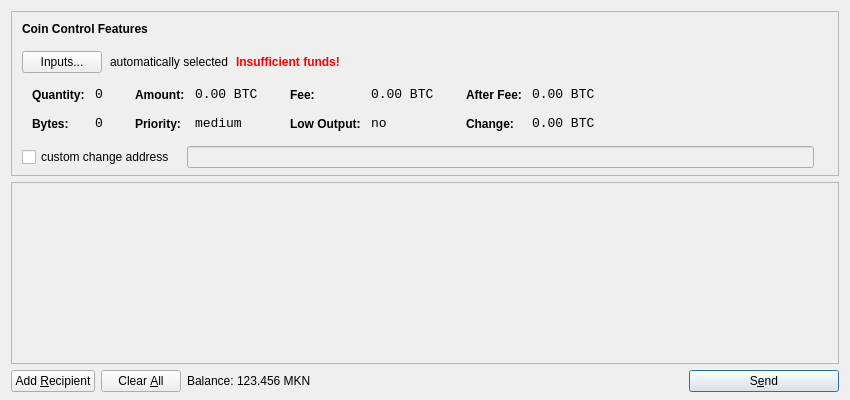
<?xml version="1.0" encoding="UTF-8"?>
<ui version="4.0">
 <class>SendCoinsDialog</class>
 <widget class="QDialog" name="SendCoinsDialog">
  <property name="geometry">
   <rect>
    <x>0</x>
    <y>0</y>
    <width>850</width>
    <height>400</height>
   </rect>
  </property>
  <property name="windowTitle">
   <string>Send Coins</string>
  </property>
  <layout class="QVBoxLayout" name="verticalLayout" stretch="0,1,0">
   <property name="bottomMargin">
    <number>8</number>
   </property>
   <item>
    <widget class="QFrame" name="frameCoinControl">
     <property name="sizePolicy">
      <sizepolicy hsizetype="Expanding" vsizetype="Expanding">
       <horstretch>0</horstretch>
       <verstretch>0</verstretch>
      </sizepolicy>
     </property>
     <property name="maximumSize">
      <size>
       <width>16777215</width>
       <height>16777215</height>
      </size>
     </property>
     <property name="frameShape">
      <enum>QFrame::StyledPanel</enum>
     </property>
     <property name="frameShadow">
      <enum>QFrame::Sunken</enum>
     </property>
     <layout class="QVBoxLayout" name="verticalLayoutCoinControl2">
      <property name="spacing">
       <number>-1</number>
      </property>
      <property name="leftMargin">
       <number>0</number>
      </property>
      <property name="topMargin">
       <number>0</number>
      </property>
      <property name="rightMargin">
       <number>0</number>
      </property>
      <property name="bottomMargin">
       <number>6</number>
      </property>
      <item>
       <layout class="QVBoxLayout" name="verticalLayoutCoinControl" stretch="0,0,0,0,1">
        <property name="spacing">
         <number>0</number>
        </property>
        <property name="leftMargin">
         <number>10</number>
        </property>
        <property name="topMargin">
         <number>10</number>
        </property>
        <item>
         <layout class="QHBoxLayout" name="horizontalLayoutCoinControl1">
          <property name="bottomMargin">
           <number>15</number>
          </property>
          <item>
           <widget class="QLabel" name="labelCoinControlFeatures">
            <property name="sizePolicy">
             <sizepolicy hsizetype="Preferred" vsizetype="Maximum">
              <horstretch>0</horstretch>
              <verstretch>0</verstretch>
             </sizepolicy>
            </property>
            <property name="font">
             <font>
              <weight>75</weight>
              <bold>true</bold>
             </font>
            </property>
            <property name="styleSheet">
             <string notr="true">font-weight:bold;</string>
            </property>
            <property name="text">
             <string>Coin Control Features</string>
            </property>
           </widget>
          </item>
         </layout>
        </item>
        <item>
         <layout class="QHBoxLayout" name="horizontalLayoutCoinControl2" stretch="0,0,0,0">
          <property name="spacing">
           <number>8</number>
          </property>
          <property name="bottomMargin">
           <number>10</number>
          </property>
          <item>
           <widget class="QPushButton" name="pushButtonCoinControl">
            <property name="styleSheet">
             <string notr="true"/>
            </property>
            <property name="text">
             <string>Inputs...</string>
            </property>
           </widget>
          </item>
          <item>
           <widget class="QLabel" name="labelCoinControlAutomaticallySelected">
            <property name="text">
             <string>automatically selected</string>
            </property>
            <property name="margin">
             <number>5</number>
            </property>
           </widget>
          </item>
          <item>
           <widget class="QLabel" name="labelCoinControlInsuffFunds">
            <property name="font">
             <font>
              <weight>75</weight>
              <bold>true</bold>
             </font>
            </property>
            <property name="styleSheet">
             <string notr="true">color:red;font-weight:bold;</string>
            </property>
            <property name="text">
             <string>Insufficient funds!</string>
            </property>
            <property name="margin">
             <number>5</number>
            </property>
           </widget>
          </item>
          <item>
           <spacer name="horizontalSpacerCoinControl">
            <property name="orientation">
             <enum>Qt::Horizontal</enum>
            </property>
            <property name="sizeHint" stdset="0">
             <size>
              <width>40</width>
              <height>1</height>
             </size>
            </property>
           </spacer>
          </item>
         </layout>
        </item>
        <item>
         <widget class="QWidget" name="widgetCoinControl" native="true">
          <property name="sizePolicy">
           <sizepolicy hsizetype="Preferred" vsizetype="Preferred">
            <horstretch>0</horstretch>
            <verstretch>0</verstretch>
           </sizepolicy>
          </property>
          <property name="minimumSize">
           <size>
            <width>0</width>
            <height>0</height>
           </size>
          </property>
          <property name="styleSheet">
           <string notr="true"/>
          </property>
          <layout class="QHBoxLayout" name="horizontalLayoutCoinControl5">
           <property name="margin">
            <number>0</number>
           </property>
           <item>
            <layout class="QHBoxLayout" name="horizontalLayoutCoinControl3" stretch="0,0,0,1">
             <property name="spacing">
              <number>20</number>
             </property>
             <property name="topMargin">
              <number>0</number>
             </property>
             <property name="bottomMargin">
              <number>10</number>
             </property>
             <item>
              <layout class="QFormLayout" name="formLayoutCoinControl1">
               <property name="horizontalSpacing">
                <number>10</number>
               </property>
               <property name="verticalSpacing">
                <number>14</number>
               </property>
               <property name="leftMargin">
                <number>10</number>
               </property>
               <property name="topMargin">
                <number>4</number>
               </property>
               <property name="rightMargin">
                <number>6</number>
               </property>
               <item row="0" column="0">
                <widget class="QLabel" name="labelCoinControlQuantityText">
                 <property name="styleSheet">
                  <string notr="true">font-weight:bold;</string>
                 </property>
                 <property name="text">
                  <string>Quantity:</string>
                 </property>
                 <property name="margin">
                  <number>0</number>
                 </property>
                </widget>
               </item>
               <item row="0" column="1">
                <widget class="QLabel" name="labelCoinControlQuantity">
                 <property name="font">
                  <font>
                   <family>Monospace</family>
                   <pointsize>10</pointsize>
                  </font>
                 </property>
                 <property name="cursor">
                  <cursorShape>IBeamCursor</cursorShape>
                 </property>
                 <property name="contextMenuPolicy">
                  <enum>Qt::ActionsContextMenu</enum>
                 </property>
                 <property name="text">
                  <string notr="true">0</string>
                 </property>
                 <property name="margin">
                  <number>0</number>
                 </property>
                 <property name="textInteractionFlags">
                  <set>Qt::LinksAccessibleByMouse|Qt::TextSelectableByKeyboard|Qt::TextSelectableByMouse</set>
                 </property>
                </widget>
               </item>
               <item row="1" column="0">
                <widget class="QLabel" name="labelCoinControlBytesText">
                 <property name="styleSheet">
                  <string notr="true">font-weight:bold;</string>
                 </property>
                 <property name="text">
                  <string>Bytes:</string>
                 </property>
                </widget>
               </item>
               <item row="1" column="1">
                <widget class="QLabel" name="labelCoinControlBytes">
                 <property name="font">
                  <font>
                   <family>Monospace</family>
                   <pointsize>10</pointsize>
                  </font>
                 </property>
                 <property name="cursor">
                  <cursorShape>IBeamCursor</cursorShape>
                 </property>
                 <property name="contextMenuPolicy">
                  <enum>Qt::ActionsContextMenu</enum>
                 </property>
                 <property name="text">
                  <string notr="true">0</string>
                 </property>
                 <property name="textInteractionFlags">
                  <set>Qt::LinksAccessibleByMouse|Qt::TextSelectableByKeyboard|Qt::TextSelectableByMouse</set>
                 </property>
                </widget>
               </item>
              </layout>
             </item>
             <item>
              <layout class="QFormLayout" name="formLayoutCoinControl2">
               <property name="horizontalSpacing">
                <number>10</number>
               </property>
               <property name="verticalSpacing">
                <number>14</number>
               </property>
               <property name="leftMargin">
                <number>6</number>
               </property>
               <property name="topMargin">
                <number>4</number>
               </property>
               <property name="rightMargin">
                <number>6</number>
               </property>
               <item row="0" column="0">
                <widget class="QLabel" name="labelCoinControlAmountText">
                 <property name="styleSheet">
                  <string notr="true">font-weight:bold;</string>
                 </property>
                 <property name="text">
                  <string>Amount:</string>
                 </property>
                 <property name="margin">
                  <number>0</number>
                 </property>
                </widget>
               </item>
               <item row="0" column="1">
                <widget class="QLabel" name="labelCoinControlAmount">
                 <property name="font">
                  <font>
                   <family>Monospace</family>
                   <pointsize>10</pointsize>
                  </font>
                 </property>
                 <property name="cursor">
                  <cursorShape>IBeamCursor</cursorShape>
                 </property>
                 <property name="contextMenuPolicy">
                  <enum>Qt::ActionsContextMenu</enum>
                 </property>
                 <property name="text">
                  <string notr="true">0.00 BTC</string>
                 </property>
                 <property name="textInteractionFlags">
                  <set>Qt::LinksAccessibleByMouse|Qt::TextSelectableByKeyboard|Qt::TextSelectableByMouse</set>
                 </property>
                </widget>
               </item>
               <item row="1" column="0">
                <widget class="QLabel" name="labelCoinControlPriorityText">
                 <property name="styleSheet">
                  <string notr="true">font-weight:bold;</string>
                 </property>
                 <property name="text">
                  <string>Priority:</string>
                 </property>
                </widget>
               </item>
               <item row="1" column="1">
                <widget class="QLabel" name="labelCoinControlPriority">
                 <property name="font">
                  <font>
                   <family>Monospace</family>
                   <pointsize>10</pointsize>
                  </font>
                 </property>
                 <property name="cursor">
                  <cursorShape>IBeamCursor</cursorShape>
                 </property>
                 <property name="contextMenuPolicy">
                  <enum>Qt::ActionsContextMenu</enum>
                 </property>
                 <property name="text">
                  <string>medium</string>
                 </property>
                 <property name="textInteractionFlags">
                  <set>Qt::LinksAccessibleByMouse|Qt::TextSelectableByKeyboard|Qt::TextSelectableByMouse</set>
                 </property>
                </widget>
               </item>
              </layout>
             </item>
             <item>
              <layout class="QFormLayout" name="formLayoutCoinControl3">
               <property name="horizontalSpacing">
                <number>10</number>
               </property>
               <property name="verticalSpacing">
                <number>14</number>
               </property>
               <property name="leftMargin">
                <number>6</number>
               </property>
               <property name="topMargin">
                <number>4</number>
               </property>
               <property name="rightMargin">
                <number>6</number>
               </property>
               <item row="0" column="0">
                <widget class="QLabel" name="labelCoinControlFeeText">
                 <property name="styleSheet">
                  <string notr="true">font-weight:bold;</string>
                 </property>
                 <property name="text">
                  <string>Fee:</string>
                 </property>
                 <property name="margin">
                  <number>0</number>
                 </property>
                </widget>
               </item>
               <item row="0" column="1">
                <widget class="QLabel" name="labelCoinControlFee">
                 <property name="font">
                  <font>
                   <family>Monospace</family>
                   <pointsize>10</pointsize>
                  </font>
                 </property>
                 <property name="cursor">
                  <cursorShape>IBeamCursor</cursorShape>
                 </property>
                 <property name="contextMenuPolicy">
                  <enum>Qt::ActionsContextMenu</enum>
                 </property>
                 <property name="text">
                  <string notr="true">0.00 BTC</string>
                 </property>
                 <property name="textInteractionFlags">
                  <set>Qt::LinksAccessibleByMouse|Qt::TextSelectableByKeyboard|Qt::TextSelectableByMouse</set>
                 </property>
                </widget>
               </item>
               <item row="1" column="0">
                <widget class="QLabel" name="labelCoinControlLowOutputText">
                 <property name="styleSheet">
                  <string notr="true">font-weight:bold;</string>
                 </property>
                 <property name="text">
                  <string>Low Output:</string>
                 </property>
                </widget>
               </item>
               <item row="1" column="1">
                <widget class="QLabel" name="labelCoinControlLowOutput">
                 <property name="font">
                  <font>
                   <family>Monospace</family>
                   <pointsize>10</pointsize>
                  </font>
                 </property>
                 <property name="cursor">
                  <cursorShape>IBeamCursor</cursorShape>
                 </property>
                 <property name="contextMenuPolicy">
                  <enum>Qt::ActionsContextMenu</enum>
                 </property>
                 <property name="text">
                  <string>no</string>
                 </property>
                 <property name="textInteractionFlags">
                  <set>Qt::LinksAccessibleByMouse|Qt::TextSelectableByKeyboard|Qt::TextSelectableByMouse</set>
                 </property>
                </widget>
               </item>
              </layout>
             </item>
             <item>
              <layout class="QFormLayout" name="formLayoutCoinControl4">
               <property name="horizontalSpacing">
                <number>10</number>
               </property>
               <property name="verticalSpacing">
                <number>14</number>
               </property>
               <property name="leftMargin">
                <number>6</number>
               </property>
               <property name="topMargin">
                <number>4</number>
               </property>
               <property name="rightMargin">
                <number>6</number>
               </property>
               <item row="0" column="0">
                <widget class="QLabel" name="labelCoinControlAfterFeeText">
                 <property name="styleSheet">
                  <string notr="true">font-weight:bold;</string>
                 </property>
                 <property name="text">
                  <string>After Fee:</string>
                 </property>
                 <property name="margin">
                  <number>0</number>
                 </property>
                </widget>
               </item>
               <item row="0" column="1">
                <widget class="QLabel" name="labelCoinControlAfterFee">
                 <property name="font">
                  <font>
                   <family>Monospace</family>
                   <pointsize>10</pointsize>
                  </font>
                 </property>
                 <property name="cursor">
                  <cursorShape>IBeamCursor</cursorShape>
                 </property>
                 <property name="contextMenuPolicy">
                  <enum>Qt::ActionsContextMenu</enum>
                 </property>
                 <property name="text">
                  <string notr="true">0.00 BTC</string>
                 </property>
                 <property name="textInteractionFlags">
                  <set>Qt::LinksAccessibleByMouse|Qt::TextSelectableByKeyboard|Qt::TextSelectableByMouse</set>
                 </property>
                </widget>
               </item>
               <item row="1" column="0">
                <widget class="QLabel" name="labelCoinControlChangeText">
                 <property name="styleSheet">
                  <string notr="true">font-weight:bold;</string>
                 </property>
                 <property name="text">
                  <string>Change:</string>
                 </property>
                </widget>
               </item>
               <item row="1" column="1">
                <widget class="QLabel" name="labelCoinControlChange">
                 <property name="font">
                  <font>
                   <family>Monospace</family>
                   <pointsize>10</pointsize>
                  </font>
                 </property>
                 <property name="cursor">
                  <cursorShape>IBeamCursor</cursorShape>
                 </property>
                 <property name="contextMenuPolicy">
                  <enum>Qt::ActionsContextMenu</enum>
                 </property>
                 <property name="text">
                  <string notr="true">0.00 BTC</string>
                 </property>
                 <property name="textInteractionFlags">
                  <set>Qt::LinksAccessibleByMouse|Qt::TextSelectableByKeyboard|Qt::TextSelectableByMouse</set>
                 </property>
                </widget>
               </item>
              </layout>
             </item>
            </layout>
           </item>
          </layout>
         </widget>
        </item>
        <item>
         <layout class="QHBoxLayout" name="horizontalLayoutCoinControl4" stretch="0,0,0">
          <property name="spacing">
           <number>12</number>
          </property>
          <property name="sizeConstraint">
           <enum>QLayout::SetDefaultConstraint</enum>
          </property>
          <property name="topMargin">
           <number>5</number>
          </property>
          <property name="rightMargin">
           <number>5</number>
          </property>
          <item>
           <widget class="QCheckBox" name="checkBoxCoinControlChange">
            <property name="text">
             <string>custom change address</string>
            </property>
           </widget>
          </item>
          <item>
           <widget class="QLineEdit" name="lineEditCoinControlChange">
            <property name="enabled">
             <bool>false</bool>
            </property>
            <property name="sizePolicy">
             <sizepolicy hsizetype="Expanding" vsizetype="Fixed">
              <horstretch>0</horstretch>
              <verstretch>0</verstretch>
             </sizepolicy>
            </property>
           </widget>
          </item>
          <item>
           <widget class="QLabel" name="labelCoinControlChangeLabel">
            <property name="sizePolicy">
             <sizepolicy hsizetype="Preferred" vsizetype="Expanding">
              <horstretch>0</horstretch>
              <verstretch>0</verstretch>
             </sizepolicy>
            </property>
            <property name="minimumSize">
             <size>
              <width>0</width>
              <height>0</height>
             </size>
            </property>
            <property name="text">
             <string/>
            </property>
            <property name="margin">
             <number>3</number>
            </property>
           </widget>
          </item>
         </layout>
        </item>
        <item>
         <spacer name="verticalSpacerCoinControl">
          <property name="orientation">
           <enum>Qt::Vertical</enum>
          </property>
          <property name="sizeHint" stdset="0">
           <size>
            <width>800</width>
            <height>1</height>
           </size>
          </property>
         </spacer>
        </item>
       </layout>
      </item>
     </layout>
    </widget>
   </item>
   <item>
    <widget class="QScrollArea" name="scrollArea">
     <property name="widgetResizable">
      <bool>true</bool>
     </property>
     <widget class="QWidget" name="scrollAreaWidgetContents">
      <property name="geometry">
       <rect>
        <x>0</x>
        <y>0</y>
        <width>830</width>
        <height>165</height>
       </rect>
      </property>
      <layout class="QVBoxLayout" name="verticalLayout_2">
       <property name="margin">
        <number>0</number>
       </property>
       <item>
        <layout class="QVBoxLayout" name="entries">
         <property name="spacing">
          <number>6</number>
         </property>
        </layout>
       </item>
       <item>
        <spacer name="verticalSpacer">
         <property name="orientation">
          <enum>Qt::Vertical</enum>
         </property>
         <property name="sizeHint" stdset="0">
          <size>
           <width>20</width>
           <height>40</height>
          </size>
         </property>
        </spacer>
       </item>
      </layout>
     </widget>
    </widget>
   </item>
   <item>
    <layout class="QHBoxLayout" name="horizontalLayout">
     <item>
      <widget class="QPushButton" name="addButton">
       <property name="toolTip">
        <string>Send to multiple recipients at once</string>
       </property>
       <property name="text">
        <string>Add &amp;Recipient</string>
       </property>
       <property name="icon">
        <iconset resource="../bitcoin.qrc">
         <normaloff>:/icons/add</normaloff>:/icons/add</iconset>
       </property>
       <property name="autoDefault">
        <bool>false</bool>
       </property>
      </widget>
     </item>
     <item>
      <widget class="QPushButton" name="clearButton">
       <property name="sizePolicy">
        <sizepolicy hsizetype="Minimum" vsizetype="Fixed">
         <horstretch>0</horstretch>
         <verstretch>0</verstretch>
        </sizepolicy>
       </property>
       <property name="toolTip">
        <string>Remove all transaction fields</string>
       </property>
       <property name="text">
        <string>Clear &amp;All</string>
       </property>
       <property name="icon">
        <iconset resource="../bitcoin.qrc">
         <normaloff>:/icons/remove</normaloff>:/icons/remove</iconset>
       </property>
       <property name="autoRepeatDelay">
        <number>300</number>
       </property>
       <property name="autoDefault">
        <bool>false</bool>
       </property>
      </widget>
     </item>
     <item>
      <layout class="QHBoxLayout" name="horizontalLayout_2">
       <property name="spacing">
        <number>3</number>
       </property>
       <item>
        <widget class="QLabel" name="label">
         <property name="text">
          <string>Balance:</string>
         </property>
        </widget>
       </item>
       <item>
        <widget class="QLabel" name="labelBalance">
         <property name="cursor">
          <cursorShape>IBeamCursor</cursorShape>
         </property>
         <property name="text">
          <string>123.456 MKN</string>
         </property>
         <property name="textInteractionFlags">
          <set>Qt::LinksAccessibleByMouse|Qt::TextSelectableByKeyboard|Qt::TextSelectableByMouse</set>
         </property>
        </widget>
       </item>
      </layout>
     </item>
     <item>
      <spacer name="horizontalSpacer">
       <property name="orientation">
        <enum>Qt::Horizontal</enum>
       </property>
       <property name="sizeHint" stdset="0">
        <size>
         <width>40</width>
         <height>20</height>
        </size>
       </property>
      </spacer>
     </item>
     <item>
      <widget class="QPushButton" name="sendButton">
       <property name="minimumSize">
        <size>
         <width>150</width>
         <height>0</height>
        </size>
       </property>
       <property name="toolTip">
        <string>Confirm the send action</string>
       </property>
       <property name="text">
        <string>S&amp;end</string>
       </property>
       <property name="icon">
        <iconset resource="../bitcoin.qrc">
         <normaloff>:/icons/send</normaloff>:/icons/send</iconset>
       </property>
       <property name="default">
        <bool>true</bool>
       </property>
      </widget>
     </item>
    </layout>
   </item>
  </layout>
 </widget>
 <resources>
  <include location="../bitcoin.qrc"/>
 </resources>
 <connections/>
</ui>
